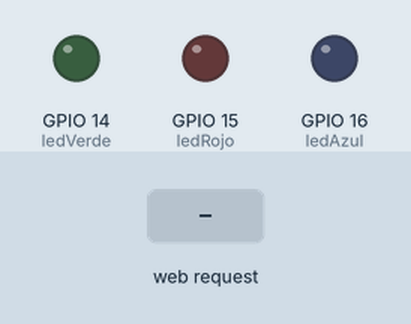
Recording of a sketch running on a simulated ESP32. Parts: output pins drawn as LEDs (lit = HIGH). The test bench sets the inputs (shaded band). WiFi joins after 1.5 s; servers stay silent unless stated; what the sketch prints to the serial monitor is not drawn.

Above: at 2.7 s.
2.8 s: HTTP request GET /verdetoggle received
At 4.0 s:
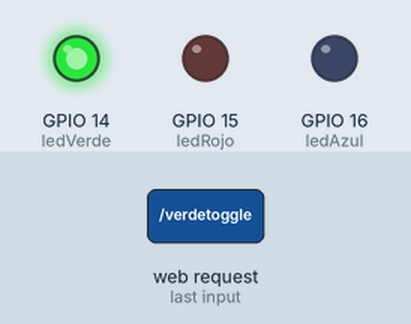
4.3 s: HTTP request GET /rojotoggle received
At 5.1 s:
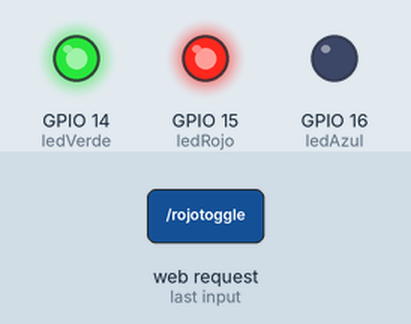
5.8 s: HTTP request GET /azultoggle received
At 6.3 s:
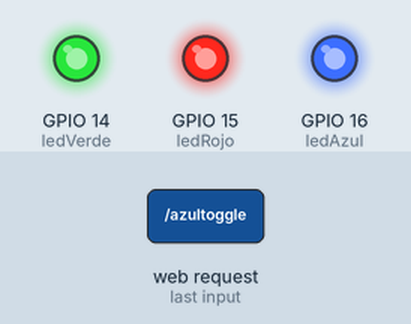
7.3 s: HTTP request GET /verdetoggle received
At 8.5 s:
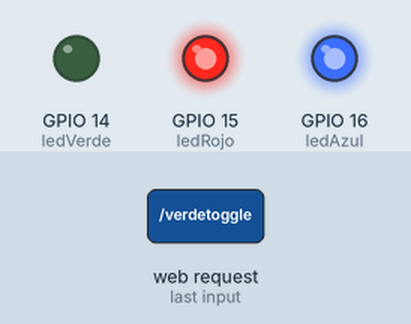
8.8 s: HTTP request GET /rojotoggle received
At 9.8 s:
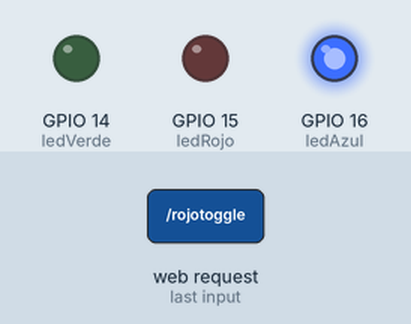
Timing chart, 0 to 11.3 s (numbered marks = the images above; inputs shaded):
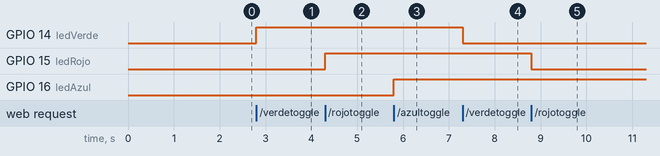

The sketch:

Practica3_rasp.ino
```cpp
#include <WiFi.h>
#include <WebServer.h>

// Configuración WiFi
const char* ssid = "XXXXXXXX";  // Tu SSID
const char* password = "XXXXXXXX";          // Tu contraseña
WebServer server(80);

// Pines de los LEDs
const int ledVerde = 14; //GP14  // Ajusta los pines según tus conexiones
const int ledRojo = 15; //GP15
const int ledAzul = 16; //GP16

// Variables de estado de los LEDs
bool estadoLEDVerde = false;
bool estadoLEDRojo = false;
bool estadoLEDAzul = false;

// Funciones para manejar el toggle de los LEDs
void handleLEDToggleVerde() {
  estadoLEDVerde = !estadoLEDVerde;
  digitalWrite(ledVerde, estadoLEDVerde ? HIGH : LOW);
  server.send(200, "text/plain", estadoLEDVerde ? "LED Verde encendido" : "LED Verde apagado");
}

void handleLEDToggleRojo() {
  estadoLEDRojo = !estadoLEDRojo;
  digitalWrite(ledRojo, estadoLEDRojo ? HIGH : LOW);
  server.send(200, "text/plain", estadoLEDRojo ? "LED Rojo encendido" : "LED Rojo apagado");
}

void handleLEDToggleAzul() {
  estadoLEDAzul = !estadoLEDAzul;
  digitalWrite(ledAzul, estadoLEDAzul ? HIGH : LOW);
  server.send(200, "text/plain", estadoLEDAzul ? "LED Azul encendido" : "LED Azul apagado");
}

void setup() {
  Serial.begin(115200);

  // Configurar pines de los LEDs como salida
  pinMode(ledVerde, OUTPUT);
  pinMode(ledRojo, OUTPUT);
  pinMode(ledAzul, OUTPUT);

  // Asegurarse de que los LEDs estén apagados inicialmente
  digitalWrite(ledVerde, LOW);
  digitalWrite(ledRojo, LOW);
  digitalWrite(ledAzul, LOW);

  // Conexión a WiFi
  Serial.print("Conectando a ");
  Serial.println(ssid);
  WiFi.begin(ssid, password);

  while (WiFi.status() != WL_CONNECTED) {
    delay(500);
    Serial.print(".");
  }
  Serial.println("\nConectado al WiFi");
  Serial.print("Dirección IP: ");
  Serial.println(WiFi.localIP());

  // Configuración de rutas para el servidor web
  server.on("/verdetoggle", handleLEDToggleVerde);
  server.on("/rojotoggle", handleLEDToggleRojo);
  server.on("/azultoggle", handleLEDToggleAzul);

  server.begin();
  Serial.println("Servidor web iniciado");
}

void loop() {
  server.handleClient();
}
```

Measured:
- after the input at 2.8 s, GPIO 14 (ledVerde): LOW → HIGH at once
- after the input at 4.3 s, GPIO 15 (ledRojo): LOW → HIGH at once
- after the input at 5.8 s, GPIO 16 (ledAzul): LOW → HIGH at once
- after the input at 7.3 s, GPIO 14 (ledVerde): HIGH → LOW at once
- after the input at 8.8 s, GPIO 15 (ledRojo): HIGH → LOW at once
